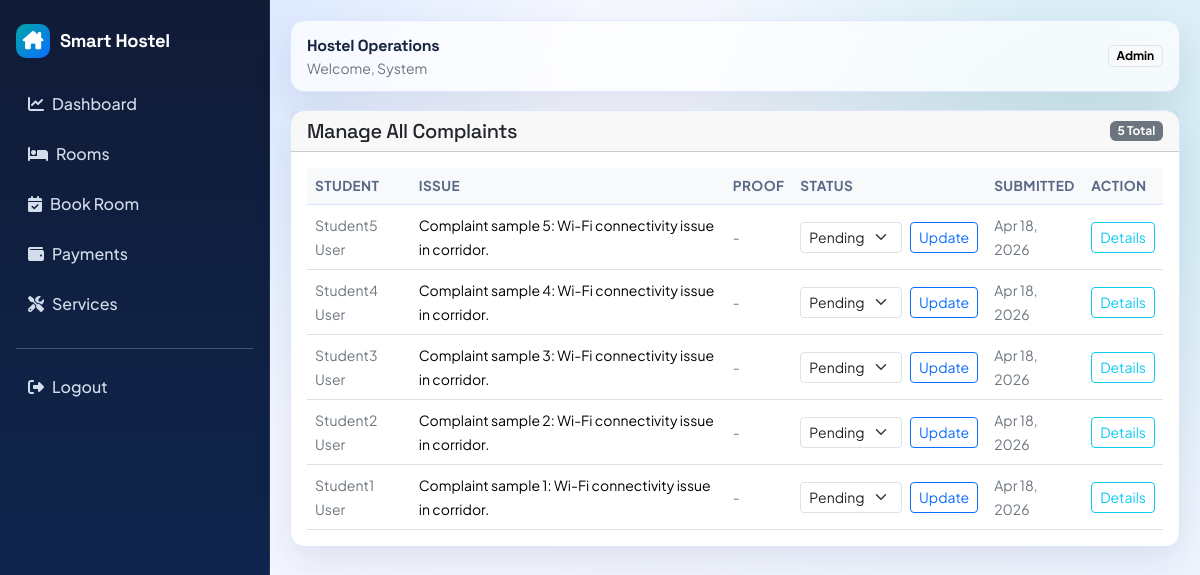
Page /admin-complaints/ (signed in) on the earlier database version.
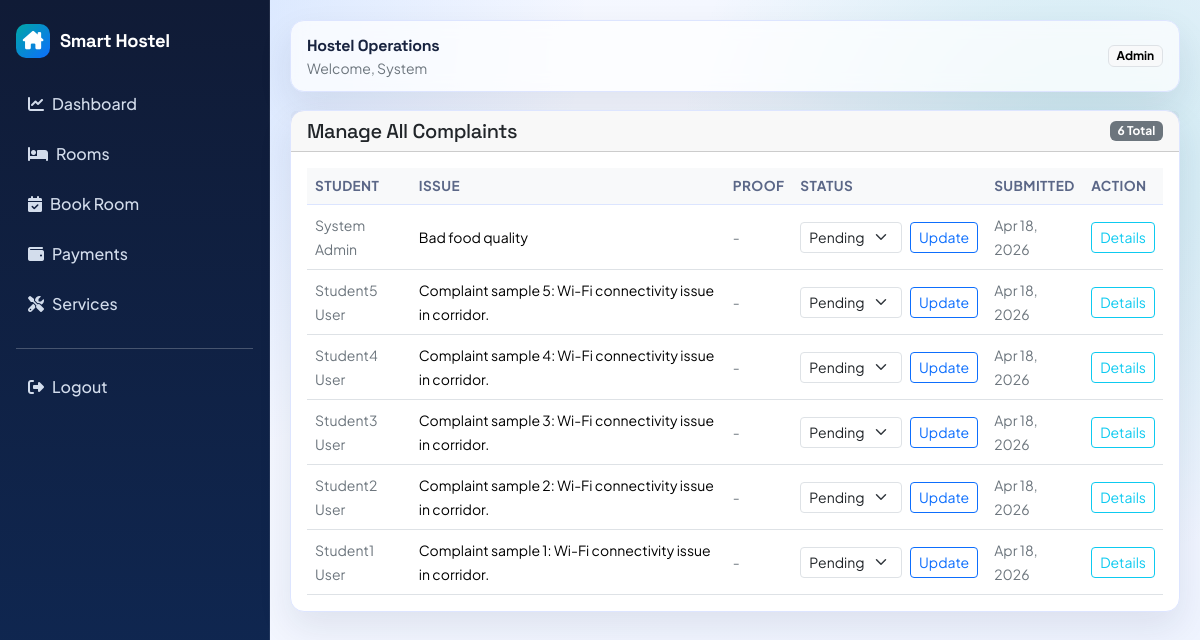
Same page on the later database version.
### services/models.py (models this page shows, shortened)
class Complaint(models.Model):
	STATUS_PENDING = "pending"
	STATUS_IN_PROGRESS = "in_progress"
	STATUS_RESOLVED = "resolved"
	STATUS_CHOICES = [
		(STATUS_PENDING, "Pending"),
		(STATUS_IN_PROGRESS, "In Progress"),
		(STATUS_RESOLVED, "Resolved"),
	]
	user = models.ForeignKey(settings.AUTH_USER_MODEL, on_delete=models.CASCADE, related_name="complaints")
	issue = models.TextField()
	image = models.ImageField(upload_to="complaints/", null=True, blank=True)
	status = models.CharField(max_length=20, choices=STATUS_CHOICES, default=STATUS_PENDING)
	created_at = models.DateTimeField(auto_now_add=True)
	updated_at = models.DateTimeField(auto_now=True)
	class Meta:
		ordering = ["-created_at"]
	def get_status_badge_class(self):
		if self.status == self.STATUS_PENDING:
			return "warning"
		elif self.status == self.STATUS_IN_PROGRESS:
			return "info"
		elif self.status == self.STATUS_RESOLVED:
			return "success"
		return "secondary"

### accounts/models.py (models this page shows, shortened)
class User(AbstractUser):
	ROLE_ADMIN = "admin"
	ROLE_STUDENT = "student"
	ROLE_CHOICES = [
		(ROLE_ADMIN, "Admin"),
		(ROLE_STUDENT, "Student"),
	]
	role = models.CharField(max_length=20, choices=ROLE_CHOICES, default=ROLE_STUDENT)

### services/views.py (the view, shortened to what this page needs)
# urls.py: path("admin-complaints/", admin_complaints_view, name="admin_complaints"),
@user_passes_test(_is_admin_user)
def admin_complaints_view(request):
	complaints = Complaint.objects.select_related("user").all()
	return render(request, "services/admin_complaints.html", {"complaints": complaints})

### services/views.py (called while the page is built)
def _is_admin_user(user):
	return user.is_authenticated and (user.is_staff or user.role == User.ROLE_ADMIN)

### templates/services/admin_complaints.html (shortened to what this page needs)
{% extends "base.html" %}
{% load static %}
{% block content %}
<div class="card card-soft">
    <div class="card-header d-flex justify-content-between align-items-center">
        <h5 class="mb-0">Manage All Complaints</h5>
        <span class="badge text-bg-secondary">{{ complaints|length }} Total</span>
    </div>
    <div class="card-body">
        {% if complaints %}
        <div class="table-responsive">
            <table class="table align-middle mb-0">
                <thead class="table-light">
                <tr>
                    <th>Student</th>
                    <th>Issue</th>
                    <th>Proof</th>
                    <th>Status</th>
                    <th>Submitted</th>
                    <th>Action</th>
                </tr>
                </thead>
                <tbody>
                {% for complaint in complaints %}
                <tr>
                    <td>
                        <small class="text-secondary">{{ complaint.user.get_full_name|default:complaint.user.username }}</small>
                    </td>
                    <td>
                        <small>{{ complaint.issue|truncatewords:10 }}</small>
                    </td>
                    <td>
                        {% if complaint.image %}
                        <a href="{{ complaint.image.url }}" target="_blank" class="btn btn-xs btn-outline-secondary">
                            <i class="fas fa-image"></i> View
                        </a>
                        {% else %}
                        <span class="text-secondary small">-</span>
                        {% endif %}
                    </td>
                    <td>
                        <form method="post" class="d-inline-flex gap-2">
                            <select name="status" class="form-select form-select-sm" style="max-width: 140px;">
                                <option value="pending" {% if complaint.status == 'pending' %}selected{% endif %}>Pending</option>
                            </select>
                            <button type="submit" class="btn btn-sm btn-outline-primary">Update</button>
                        </form>
                    </td>
                    <td>
                        <small class="text-secondary">{{ complaint.created_at|date:"M d, Y" }}</small>
                    </td>
                    <td>
                        <button type="button" class="btn btn-sm btn-outline-info" data-bs-toggle="modal" data-bs-target="#complaint-{{ complaint.id }}">
                            Details
                        </button>
                    </td>
                </tr>
                {% endfor %}
                </tbody>
            </table>
        </div>
        {% else %}
        <div class="text-center py-5 text-secondary">
            <i class="fas fa-check-circle" style="font-size: 3rem; opacity: 0.3;"></i>
            <p class="mt-3">No complaints to manage. All clear!</p>
        </div>
        {% endif %}
    </div>
</div>
{% endblock %}

Differences in the rows shown:
added Complaint: user.get_full_name "System Admin", issue "Bad food quality", created_at "Apr 18, 2026"
Other differences:
{{ complaints|length }}: "5" → "6"
